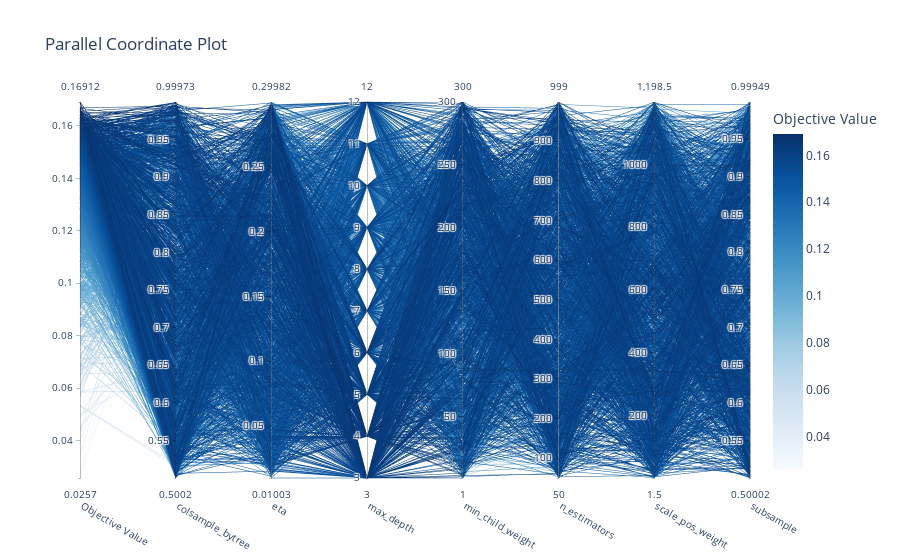

Notebook code for this chart:
### Code cell
optuna.visualization.plot_parallel_coordinate(study)

### Figure 1 — Plotly figure (JSON) as saved in the notebook; plotly's stock layout.template omitted (floating-point values rounded to 4 significant figures; data arrays with more than 128 entries replaced by an {"elided": "..."} marker saying what was removed)
{"data": [{"dimensions": [{"label": "Objective Value", "range": [0.0257, 0.1691], "values": {"elided": "2000 float values"}}, {"label": "colsample_bytree", "range": [0.5002, 0.9997], "values": {"elided": "2000 float values"}}, {"label": "eta", "range": [0.01003, 0.2998], "values": {"elided": "2000 float values"}}, {"label": "max_depth", "range": [3, 12], "values": {"elided": "2000 int values"}}, {"label": "min_child_weight", "range": [1, 300], "values": {"elided": "2000 int values"}}, {"label": "n_estimators", "range": [50, 999], "values": {"elided": "2000 int values"}}, {"label": "scale_pos_weight", "range": [1.482, 1198.0], "values": {"elided": "2000 float values"}}, {"label": "subsample", "range": [0.5, 0.9995], "values": {"elided": "2000 float values"}}], "labelangle": 30, "labelside": "bottom", "line": {"color": {"elided": "2000 float values"}, "colorbar": {"title": {"text": "Objective Value"}}, "colorscale": [[0, "rgb(247,251,255)"], [0.125, "rgb(222,235,247)"], [0.25, "rgb(198,219,239)"], [0.375, "rgb(158,202,225)"], [0.5, "rgb(107,174,214)"], [0.625, "rgb(66,146,198)"], [0.75, "rgb(33,113,181)"], [0.875, "rgb(8,81,156)"], [1, "rgb(8,48,107)"]], "reversescale": false, "showscale": true}, "type": "parcoords"}], "layout": {"title": {"text": "Parallel Coordinate Plot"}}}
